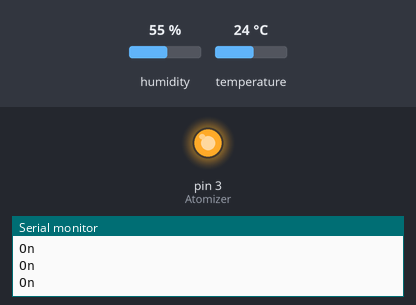
A sketch run on a simulated Arduino Uno, built with avr-gcc and run on an emulated ATmega328P. On the bench: output pins drawn as LEDs (lit = HIGH), the last lines printed to the serial monitor. The inputs (shaded band) are chosen by the test bench; at power-on: humidity 55 %, temperature 24 °C.

Above: at 2.8 s.
2.9 s: humidity set to 68 %
5.6 s: humidity set to 71 %
At 6.9 s:
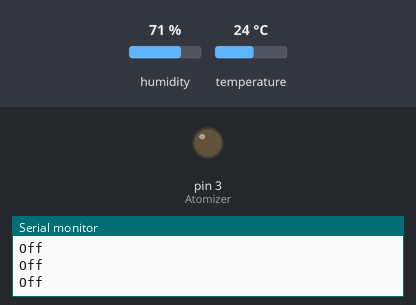
8.3 s: humidity set to 22 %
At 10.5 s:
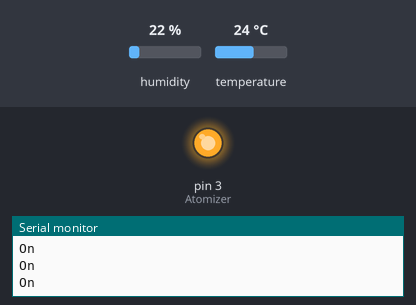
11.6 s: humidity set to 88 %
At 13.0 s:
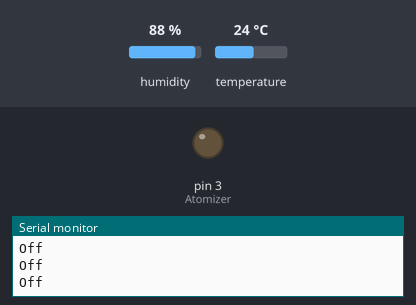
Timing chart, 0 to 14.6 s (numbered marks = the images above; inputs shaded):
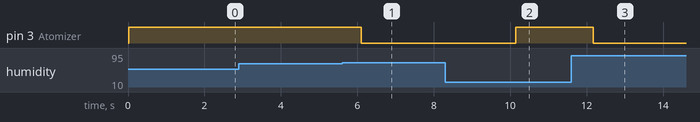

The sketch:

TestHumdity.ino
```cpp
#include "DHT.h"                  //Required libraries for DHT and OLED

#define Atomizer 3       //Atomizer EN pin
#define DHTpin 2         //DHT signal pin
#define DHTTYPE DHT11    //you can use DHT 22...

DHT dht(DHTpin, DHTTYPE);

void setup() {

    Serial.begin(9600);
    dht.begin();
    pinMode(Atomizer, OUTPUT);

}

void loop() {

  float h = dht.readHumidity();         //Reading the humidity/Temperature values, you can calibrate them if you want
  //float t = dht.readTemperature();      //You can add true between those brackets to make it Fahrenheit instead of Celsius

  if(h>=70){                           //if the humidity % is equal or above the setpoint (70) the atomizer stops
    digitalWrite(Atomizer,LOW);
    Serial.print("Off \n");

    }

    if(h<70){                      //Otherwise it will be on and it will show "On" on the display alongside the current temperature and humidity
    digitalWrite(Atomizer,HIGH);
    Serial.print("On \n");
    }

  delay(100);

}
```

Measured:
- the behaviour switches between 69 and 70 % on humidity (found by bisection; images 0 and 1)
- after the input at 5.6 s, pin 3 (Atomizer): HIGH → LOW after 0.50 s
- after the input at 8.3 s, pin 3 (Atomizer): LOW → HIGH after 1.8 s
- after the input at 11.6 s, pin 3 (Atomizer): HIGH → LOW after 0.57 s
